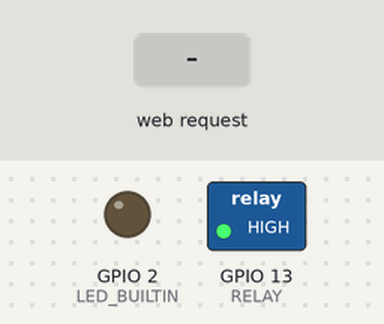
Recording of a sketch running on a simulated ESP32. Parts: switched loads named in the sketch (green lamp = pin HIGH), output pins drawn as LEDs (lit = HIGH). Dashed ring = blinking. The inputs (shaded band) are chosen by the test bench. What the sketch prints to the serial monitor is not drawn.

Above: at 1.2 s.
1.3 s: HTTP request GET /TEMP/H received
At 1.45 s:
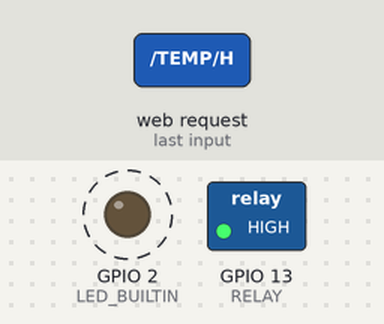
4.3 s: HTTP request GET /FIRE/H received
At 4.75 s:
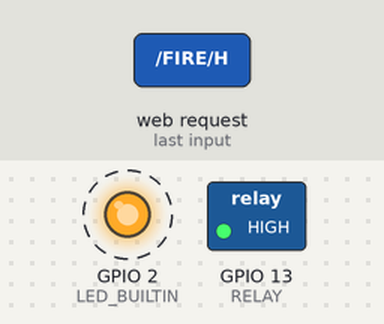
7.3 s: HTTP request GET /TEMP/H received
At 12.5 s:
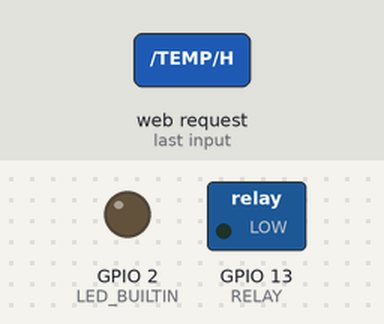
Timing chart, 0 to 14.0 s (numbered marks = the images above; inputs shaded):
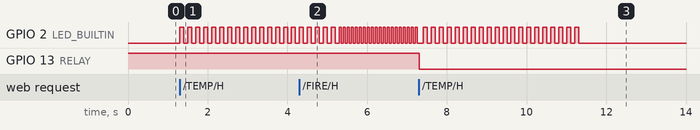

The sketch:

sm_server.ino
```cpp
#include <WiFi.h>
#include <WiFiClient.h>
#include <WiFiAP.h>

#define LED_BUILTIN 2
#define RELAY 13
const char *ssid = "ilkomIOT";
const char *password = "semangat";
WiFiServer server(80);
void setup() {
pinMode(LED_BUILTIN, OUTPUT);
pinMode(RELAY, OUTPUT);
digitalWrite(RELAY, HIGH);

Serial.begin(115200);
Serial.println();
Serial.println("Configuring access point…");
WiFi.softAP(ssid, password);
IPAddress myIP = WiFi.softAPIP();
Serial.print("AP IP address: ");
Serial.println(myIP);
server.begin();
Serial.println("Server started");
}

void loop() {
WiFiClient client = server.available();

if (client) {
Serial.println("New Client.");
String currentLine = "";
while (client.connected()) {
if (client.available()) {
char c = client.read();
Serial.write(c);
if (c == '\n') {
if (currentLine.length() == 0) {
client.println("HTTP/1.1 200 OK");
break;
} else {
currentLine = "";
}
} else if (c != '\r') {
currentLine += c;
}

if (currentLine.endsWith("GET /TEMP/H")) {
Serial.println("HOT!, ALERT!! ");
for (int i=0;i<20;i++){
digitalWrite(LED_BUILTIN, HIGH);
delay(100);
digitalWrite(LED_BUILTIN, LOW);
delay(100);
}

}
if (currentLine.endsWith("GET /FIRE/H")) {
for (int i=0;i<20;i++){
digitalWrite(LED_BUILTIN, HIGH);
delay(50);
digitalWrite(LED_BUILTIN, LOW);
delay(50);
}
Serial.println("FIRE!!!.. TURN OFF ELECTRICAL SWITCH!! ");
digitalWrite(RELAY, LOW);
delay(100);
}

}
}
client.stop();
Serial.println("Client Disconnected.");
}
}
```

Measured:
- after the input at 1.3 s, GPIO 2 (LED_BUILTIN): alternates HIGH for 0.10 s and LOW for 0.10 s, starting at once
- after the input at 4.3 s, GPIO 2 (LED_BUILTIN): alternates HIGH for 0.05 s and LOW for 0.05 s, starting after 1.0 s
- after the input at 7.3 s, GPIO 2 (LED_BUILTIN): alternates HIGH for 0.10 s and LOW for 0.10 s, 40 changes in all, then stays LOW, starting after 0.11 s
